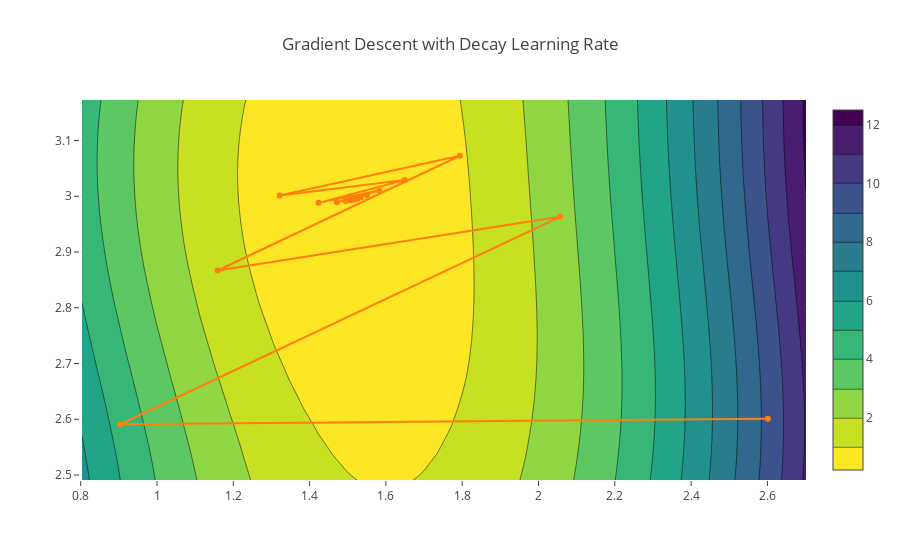

The notebook cell this image was saved under:
### Code cell
## Run me
contour_plot('Gradient Descent with Decay Learning Rate', ts_decay, average_squared_loss, sin_model, x, y)
